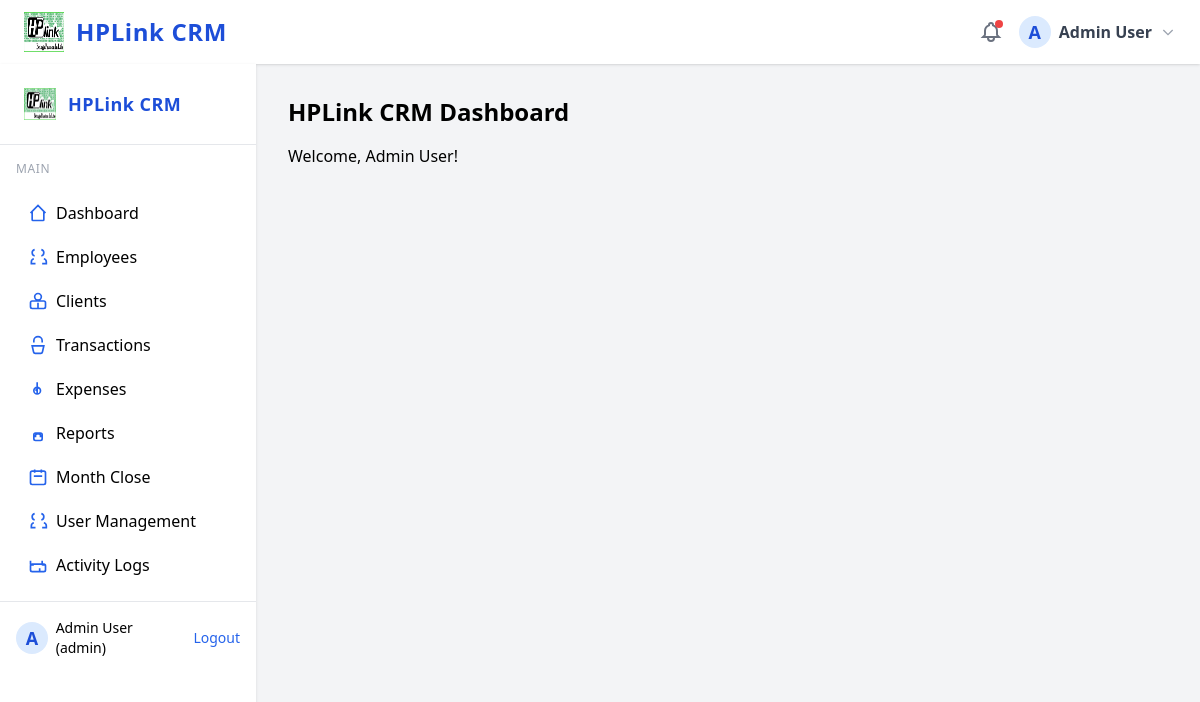
Page /?page=dashboard (signed in) on the committed database.
### tables this page shows
CREATE TABLE users (
  id INT UNSIGNED AUTO_INCREMENT PRIMARY KEY,
  name VARCHAR(100) NOT NULL,
  email VARCHAR(150) NOT NULL UNIQUE,
  password_hash VARCHAR(255) NOT NULL,
  role ENUM('admin','hr','employee') NOT NULL,
  employee_id INT UNSIGNED NULL,
  created_at DATETIME NOT NULL DEFAULT CURRENT_TIMESTAMP,
  INDEX idx_role (role),
  INDEX idx_employee_id (employee_id)
   
);

### config.php (called while the page is built)
<?php
return [
    'db' => [
        'host' => 'localhost',
        'database' => 'crm_db',
        'username' => 'crm_user',
        'password' => 'your_db_password',
        'charset' => 'utf8mb4',
    ],
    'timezone' => 'Asia/Dhaka',
    'currency_symbol' => '৳',
    'default_month_format' => 'Y-m',
    'session_name' => 'crm_session',
    'export_path' => __DIR__ . '/storage/exports/',
    'log_path' => __DIR__ . '/storage/logs/',
];

### lib/database.php (called while the page is built, shortened)
<?php
function get_config() {
    static $config = null;
    if ($config === null) {
        $config = require __DIR__ . '/../config.php';
    }
    return $config;
}

### lib/auth.php (called while the page is built, shortened)
<?php
require_once __DIR__ . '/database.php';
function is_logged_in() {
    return isset($_SESSION['user_id']);
}
function current_user() {
    static $user = null;
    if ($user === null) {
        $db = get_db();
        $stmt = $db->prepare("SELECT * FROM users WHERE id = ?");
        $stmt->execute([$_SESSION['user_id']]);
        $user = $stmt->fetch();
    }
    return $user;
}

### lib/helpers.php (called while the page is built, shortened)
<?php
require_once __DIR__ . '/auth.php';
require_once __DIR__ . '/database.php';
function e($str) {
    return htmlspecialchars($str ?? '', ENT_QUOTES | ENT_SUBSTITUTE, 'UTF-8');
}

### index.php (the view, shortened to what this page needs)
<?php
require_once __DIR__ . '/lib/database.php';
require_once __DIR__ . '/lib/auth.php';
require_once __DIR__ . '/lib/helpers.php';
$page = $_GET['page'] ?? 'dashboard';
include __DIR__ . '/views/layout/header.php';
switch ($page) {
    case 'dashboard':
        echo '<div class="p-8"><h1 class="text-2xl font-bold mb-4">HPLink CRM Dashboard</h1><p>Welcome, '.e(current_user()['name']).'!</p></div>';
        break;
}
include __DIR__ . '/views/layout/footer.php';

### views/layout/header.php (shortened to what this page needs)
?><!DOCTYPE html>
<html lang="en">
<head>
  <script src="https://cdn.tailwindcss.com"></script>
</head>
<body class="bg-gray-100 min-h-screen">
  <header class="bg-white shadow px-6 py-3 flex items-center justify-between">
    <div class="flex items-center space-x-3">
      <img src="/assets/logo.png" alt="HPLink CRM Logo" class="h-10 w-10">
      <span class="font-bold text-2xl text-blue-700 tracking-wide">HPLink CRM</span>
    </div>
    <div class="flex items-center space-x-4">
      <button class="relative focus:outline-none group">
        <span class="absolute top-0 right-0 inline-block w-2 h-2 bg-red-500 rounded-full"></span>
      </button>
      <?php if (is_logged_in()):
        $user = current_user(); ?>
        <div class="relative group">
          <button class="flex items-center space-x-2 focus:outline-none">
            <span class="inline-block h-8 w-8 rounded-full bg-blue-100 text-blue-700 flex items-center justify-center font-bold text-lg">
              <?= strtoupper(substr($user['name'] ?? 'U', 0, 1)) ?>
            </span>
            <span class="font-semibold text-gray-700"><?= e($user['name'] ?? 'User') ?></span>
            <svg class="w-4 h-4 text-gray-400" fill="none" stroke="currentColor" stroke-width="2" viewBox="0 0 24 24"><path d="M19 9l-7 7-7-7"></path></svg>
          </button>
        </div>
      <?php else: ?>
        <a href="?page=login" class="px-4 py-2 bg-blue-600 text-white rounded hover:bg-blue-700">Login</a>
      <?php endif; ?>
    </div>
  </header>
  <div class="flex">
    <?php if (is_logged_in()): ?>
      <?php include __DIR__ . '/sidebar.php'; ?>
    <?php endif; ?>
    <main class="flex-1">

### views/layout/sidebar.php (shortened to what this page needs)
<?php
$user = current_user();
$role = $user['role'] ?? '';
?>
<aside class="w-64 bg-white shadow h-screen flex flex-col hidden md:block">
  <div class="p-6 border-b flex items-center space-x-3">
    <img src="/assets/logo.png" alt="Logo" class="h-8 w-8">
    <span class="font-bold text-lg text-blue-700 tracking-wide">HPLink CRM</span>
  </div>
  <nav class="flex-1 p-4">
    <div class="mb-4 text-xs text-gray-400 uppercase tracking-wider">Main</div>
    <ul class="space-y-1">
      <li>
        <a href="?page=dashboard" class="flex items-center px-3 py-2 rounded hover:bg-blue-50 transition">
          <svg class="w-5 h-5 mr-2 text-blue-600" fill="none" stroke="currentColor" stroke-width="2" viewBox="0 0 24 24"><path d="M3 12l2-2m0 0l7-7 7 7M5 10v10a1 1 0 001 1h3m10-11l2 2m-2-2v10a1 1 0 01-1 1h-3m-6 0h6"></path></svg>
          Dashboard
        </a>
      </li>
      <?php if (in_array($role, ['admin', 'hr'])): ?>
        <li>
          <a href="?page=employees" class="flex items-center px-3 py-2 rounded hover:bg-blue-50 transition">
            <svg class="w-5 h-5 mr-2 text-blue-600" fill="none" stroke="currentColor" stroke-width="2" viewBox="0 0 24 24"><path d="M17 20h5v-2a4 4 0 00-3-3.87M9 20H4v-2a4 4 0 013-3.87M16 3.13a4 4 0 010 7.75M8 3.13a4 4 0 000 7.75"></path></svg>
            Employees
          </a>
        </li>
        <li>
          <a href="?page=clients" class="flex items-center px-3 py-2 rounded hover:bg-blue-50 transition">
            <svg class="w-5 h-5 mr-2 text-blue-600" fill="none" stroke="currentColor" stroke-width="2" viewBox="0 0 24 24"><path d="M16 7a4 4 0 01-8 0 4 4 0 018 0zM12 14v7m0 0H5a2 2 0 01-2-2v-5a2 2 0 012-2h14a2 2 0 012 2v5a2 2 0 01-2 2h-7z"></path></svg>
            Clients
          </a>
        </li>
        <li>
          <a href="?page=transactions" class="flex items-center px-3 py-2 rounded hover:bg-blue-50 transition">
            <svg class="w-5 h-5 mr-2 text-blue-600" fill="none" stroke="currentColor" stroke-width="2" viewBox="0 0 24 24"><path d="M17 9V7a5 5 0 00-10 0v2M5 13h14l-1.68 7.39A2 2 0 0115.36 22H8.64a2 2 0 01-1.96-1.61L5 13z"></path></svg>
            Transactions
          </a>
        </li>
        <li>
          <a href="?page=expenses" class="flex items-center px-3 py-2 rounded hover:bg-blue-50 transition">
            <svg class="w-5 h-5 mr-2 text-blue-600" fill="none" stroke="currentColor" stroke-width="2" viewBox="0 0 24 24"><path d="M9 14l2-2m0 0l2-2m-2 2v6m0-6V4m0 6a4 4 0 100 8 4 4 0 000-8z"></path></svg>
            Expenses
          </a>
        </li>
        <li>
          <a href="?page=reports" class="flex items-center px-3 py-2 rounded hover:bg-blue-50 transition">
            <svg class="w-5 h-5 mr-2 text-blue-600" fill="none" stroke="currentColor" stroke-width="2" viewBox="0 0 24 24"><path d="M9 17v-2a2 2 0 012-2h2a2 2 0 012 2v2m-6 4h6a2 2 0 002-2v-5a2 2 0 00-2-2h-6a2 2 0 00-2 2v5a2 2 0 002 2z"></path></svg>
            Reports
          </a>
        </li>
        <li>
          <a href="?page=month_close" class="flex items-center px-3 py-2 rounded hover:bg-blue-50 transition">
            <svg class="w-5 h-5 mr-2 text-blue-600" fill="none" stroke="currentColor" stroke-width="2" viewBox="0 0 24 24"><path d="M8 7V3m8 4V3m-9 8h10M5 21h14a2 2 0 002-2V7a2 2 0 00-2-2H5a2 2 0 00-2 2v12a2 2 0 002 2z"></path></svg>
            Month Close
          </a>
        </li>
      <?php endif; ?>
      <?php if ($role === 'admin'): ?>
        <li>
          <a href="?page=users" class="flex items-center px-3 py-2 rounded hover:bg-blue-50 transition">
            <svg class="w-5 h-5 mr-2 text-blue-600" fill="none" stroke="currentColor" stroke-width="2" viewBox="0 0 24 24"><path d="M17 20h5v-2a4 4 0 00-3-3.87M9 20H4v-2a4 4 0 013-3.87M16 3.13a4 4 0 010 7.75M8 3.13a4 4 0 000 7.75"></path></svg>
            User Management
          </a>
        </li>
        <li>
          <a href="?page=activity_logs" class="flex items-center px-3 py-2 rounded hover:bg-blue-50 transition">
            <svg class="w-5 h-5 mr-2 text-blue-600" fill="none" stroke="currentColor" stroke-width="2" viewBox="0 0 24 24"><path d="M3 7v4a1 1 0 001 1h3m10-5v4a1 1 0 001 1h3m-7 4v4m0 0H5a2 2 0 01-2-2v-5a2 2 0 012-2h14a2 2 0 012 2v5a2 2 0 01-2 2h-7z"></path></svg>
            Activity Logs
          </a>
        </li>
      <?php endif; ?>
    </ul>
  </nav>
  <div class="p-4 border-t text-sm flex items-center space-x-2">
    <span class="inline-block h-8 w-8 rounded-full bg-blue-100 text-blue-700 flex items-center justify-center font-bold text-lg">
      <?= strtoupper(substr($user['name'] ?? 'U', 0, 1)) ?>
    </span>
    <span><?=e($user['name'])?> (<?=e($role)?>)</span>
    <a href="?page=logout" class="ml-auto text-blue-600 hover:underline">Logout</a>
  </div>
</aside>

### rows in the picture
users: name "A", name "Admin User", role "admin"
